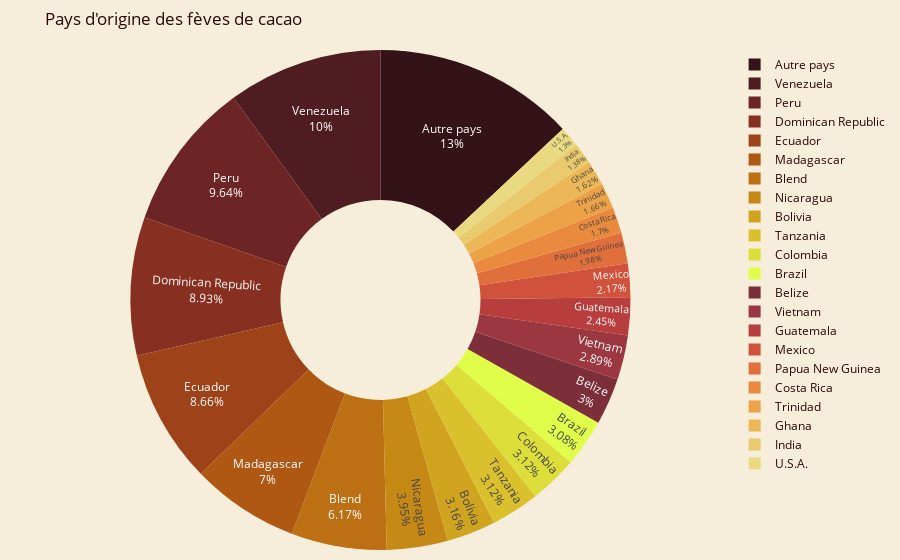

The cell this chart's notebook holds for it:
### Code cell
databis = data.copy()
databis['country_of_bean_origin'] = databis['country_of_bean_origin'].apply(lambda x: x if databis['country_of_bean_origin'].value_counts()[x] > 30 else 'Autre pays')

fig=px.pie(databis, names='country_of_bean_origin', title='Pays d\'origine des fèves de cacao', hole=0.4,color_discrete_sequence=px.colors.sequential.solar)
fig.update_traces(textposition='inside', textinfo='percent+label')
fig.update_layout(margin=dict(l=40, r=20, t=50, b=10))
fig.update_layout(plot_bgcolor=palette[1], paper_bgcolor=palette[1], font_color=palette[2]) #couleurs

fig.show()

### Figure 1 — Plotly figure (JSON) as saved in the notebook; plotly's stock layout.template omitted (floating-point values rounded to 4 significant figures; data arrays with more than 128 entries replaced by an {"elided": "..."} marker saying what was removed)
{"data": [{"domain": {"x": [0, 1], "y": [0, 1]}, "hole": 0.4, "hovertemplate": "country_of_bean_origin=%{label}<extra></extra>", "labels": {"elided": "2530 str values"}, "legendgroup": "", "name": "", "showlegend": true, "textinfo": "percent+label", "textposition": "inside", "type": "pie"}], "layout": {"font": {"color": "#2b0808"}, "legend": {"tracegroupgap": 0}, "margin": {"b": 10, "l": 40, "r": 20, "t": 50}, "paper_bgcolor": "#f6eddb", "piecolorway": ["rgb(51, 19, 23)", "rgb(79, 28, 33)", "rgb(108, 36, 36)", "rgb(135, 47, 32)", "rgb(157, 66, 25)", "rgb(174, 88, 20)", "rgb(188, 111, 19)", "rgb(199, 137, 22)", "rgb(209, 164, 32)", "rgb(217, 192, 44)", "rgb(222, 222, 59)", "rgb(224, 253, 74)"], "plot_bgcolor": "#f6eddb", "title": {"text": "Pays d'origine des fèves de cacao"}}}
